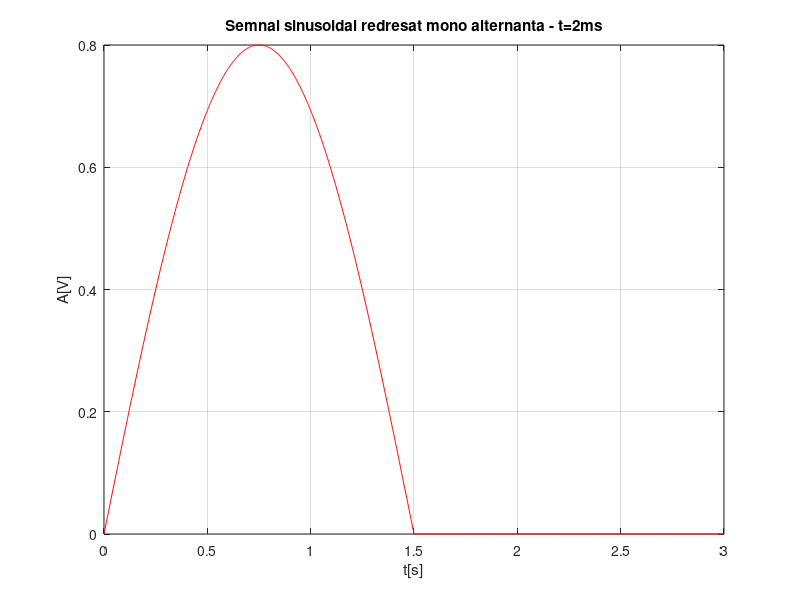
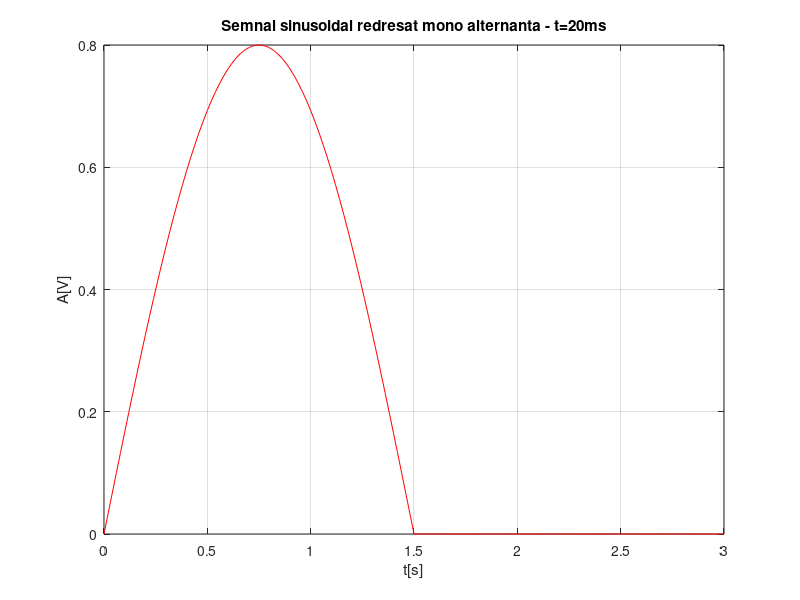
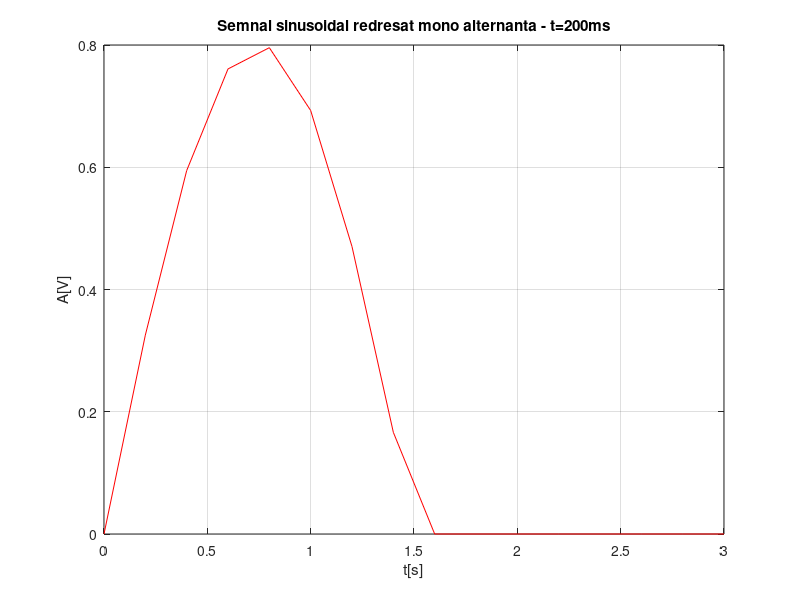

Reproduce these figures in MATLAB, in order.
% Pentru rezolutie temporara de 2ms.
F=0.33333;
t=0:0.002:3;
s=0.4*(sin(2*pi*F*t)+abs(sin(2*pi*F*t)));
figure(1)
plot(t,s,'r')
grid
title('Semnal sinusoidal redresat mono alternanta - t=2ms')
xlabel('t[s]')
ylabel('A[V]')

% Pentru rezolutie temporara de 20ms.
clear t s
t=0:0.02:3;
s=0.4*(sin(2*pi*F*t)+abs(sin(2*pi*F*t)));
figure(2)
plot(t,s,'r')
grid
title('Semnal sinusoidal redresat mono alternanta - t=20ms')
xlabel('t[s]')
ylabel('A[V]')

% Pentru rezolutie temporara de 200ms.
clear t s
t=0:0.2:3;
s=0.4*(sin(2*pi*F*t)+abs(sin(2*pi*F*t)));
figure(3)
plot(t,s,'r')
grid
title('Semnal sinusoidal redresat mono alternanta - t=200ms')
xlabel('t[s]')
ylabel('A[V]')